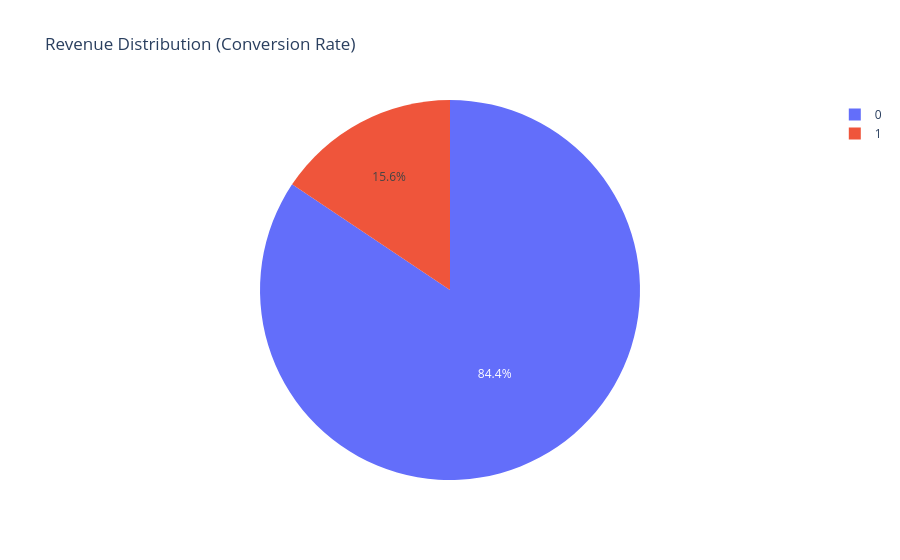

The code cell stored with this chart in its notebook:
### Code cell
fig = px.pie(df, 
             names='Revenue', 
             title='Revenue Distribution (Conversion Rate)',
             labels={0: 'No Purchase', 1: 'Purchase'},
             color='Revenue')
fig.show()

### Figure 1 — Plotly figure (JSON) as saved in the notebook; plotly's stock layout.template omitted (floating-point values rounded to 4 significant figures; data arrays with more than 128 entries replaced by an {"elided": "..."} marker saying what was removed)
{"data": [{"customdata": {"elided": "12201x1 int values"}, "domain": {"x": [0, 1], "y": [0, 1]}, "hovertemplate": "Revenue=%{customdata[0]}<extra></extra>", "labels": {"elided": "12201 int values"}, "legendgroup": "", "marker": {"colors": {"elided": "12201 str values"}}, "name": "", "showlegend": true, "type": "pie"}], "layout": {"legend": {"tracegroupgap": 0}, "title": {"text": "Revenue Distribution (Conversion Rate)"}}}
